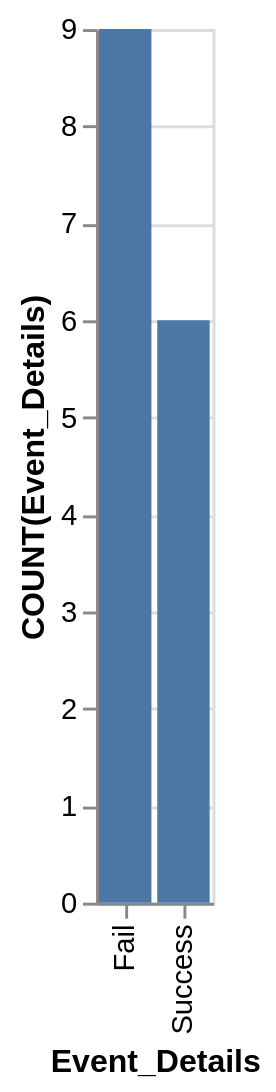

Specify this chart in Vega-Lite:
### Vega-Lite specification from a JSON file in a GitHub repository (floating-point values rounded to 4 significant figures)
{"data": {"values": [{"x_data": "Fail", "y_data": 9}, {"x_data": "Success", "y_data": 6}]}, "mark": "bar", "encoding": {"x": {"field": "x_data", "type": "nominal", "title": "Event_Details", "sort": {"op": "sum", "field": "y_data", "order": "descending"}}, "y": {"field": "y_data", "type": "quantitative", "title": "COUNT(Event_Details)"}}}
